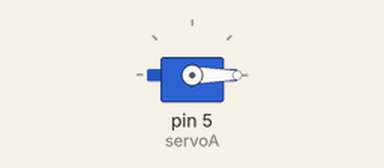
This sketch was run on a simulated Arduino Uno, built with avr-gcc and run on an emulated ATmega328P. Parts: servo.

Above: at 0.05 s.
At 1.05 s:
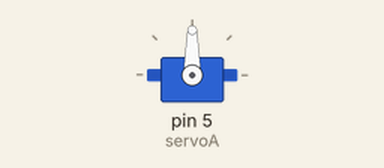
At 2.1 s:
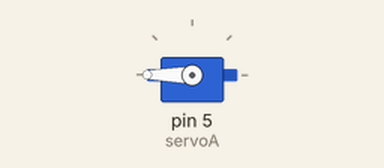
Timing chart, 0 to 4.8 s (numbered marks = the images above):
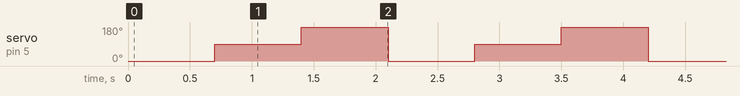

The sketch:

2-Servomotor.ino
```cpp
//Hola mundo con el Servomotor de 180 gradps
//librerias
#include <Servo.h>
//Crear objetos
Servo servoA;

//Configurar el servomotor

void setup()
{
  servoA.attach (5);
}

void loop ()
{
  servoA.write (0);
  delay (700);
  servoA.write (90);
  delay (700);
  servoA.write (180);
  delay (700);
}
```

Measured:
- by itself, servo on pin 5 (servoA): repeats every 2.1 s: 180° 0.70 s, 0° 0.70 s, 90° 0.70 s
